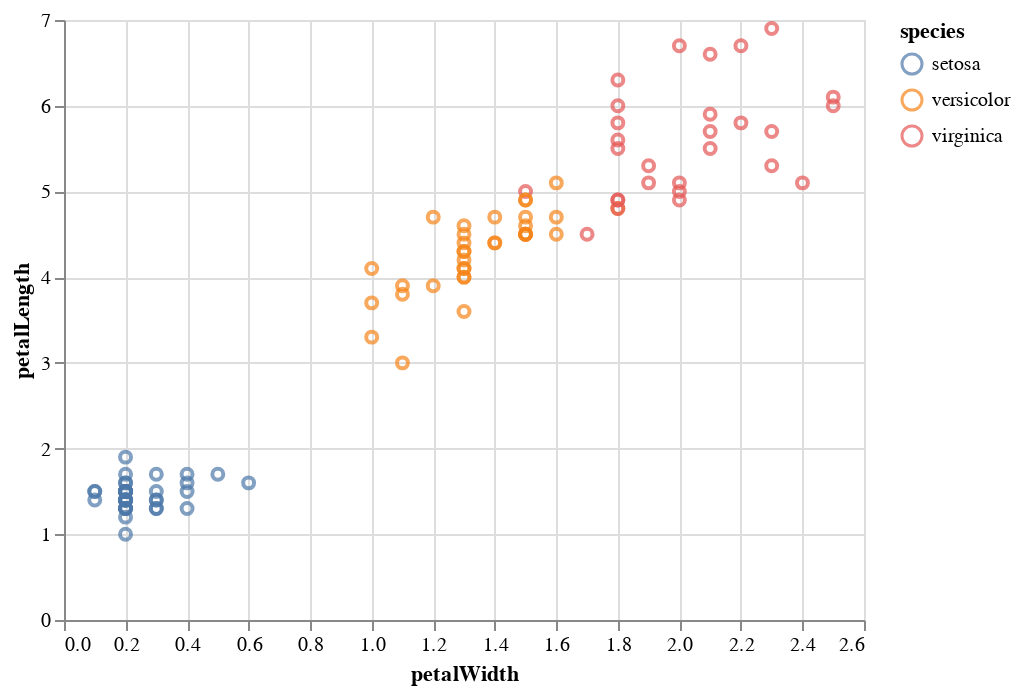

Source (notebook cell):
### Code cell
chart(pandas_expr.execute())

### Figure 1 — Vega-Lite specification as saved in the notebook (floating-point values rounded to 4 significant figures)
{"$schema": "https://vega.github.io/schema/vega-lite/v2.4.1.json", "config": {"view": {"height": 300, "width": 400}}, "data": {"values": [{"petalLength": 4.2, "petalWidth": 1.3, "sepalLength": 5.7, "sepalWidth": 2.9, "species": "versicolor"}, {"petalLength": 4.3, "petalWidth": 1.3, "sepalLength": 6.2, "sepalWidth": 2.9, "species": "versicolor"}, {"petalLength": 3, "petalWidth": 1.1, "sepalLength": 5.1, "sepalWidth": 2.5, "species": "versicolor"}, {"petalLength": 4.1, "petalWidth": 1.3, "sepalLength": 5.7, "sepalWidth": 2.8, "species": "versicolor"}, {"petalLength": 5.5, "petalWidth": 2.1, "sepalLength": 6.8, "sepalWidth": 3, "species": "virginica"}, {"petalLength": 5, "petalWidth": 2, "sepalLength": 5.7, "sepalWidth": 2.5, "species": "virginica"}, {"petalLength": 5.1, "petalWidth": 2.4, "sepalLength": 5.8, "sepalWidth": 2.8, "species": "virginica"}, {"petalLength": 5.3, "petalWidth": 2.3, "sepalLength": 6.4, "sepalWidth": 3.2, "species": "virginica"}, {"petalLength": 6, "petalWidth": 2.5, "sepalLength": 6.3, "sepalWidth": 3.3, "species": "virginica"}, {"petalLength": 5.1, "petalWidth": 1.9, "sepalLength": 5.8, "sepalWidth": 2.7, "species": "virginica"}, {"petalLength": 5.9, "petalWidth": 2.1, "sepalLength": 7.1, "sepalWidth": 3, "species": "virginica"}, {"petalLength": 5.6, "petalWidth": 1.8, "sepalLength": 6.3, "sepalWidth": 2.9, "species": "virginica"}, {"petalLength": 5.5, "petalWidth": 1.8, "sepalLength": 6.5, "sepalWidth": 3, "species": "virginica"}, {"petalLength": 6.7, "petalWidth": 2.2, "sepalLength": 7.7, "sepalWidth": 3.8, "species": "virginica"}, {"petalLength": 1.5, "petalWidth": 0.1, "sepalLength": 5.2, "sepalWidth": 4.1, "species": "setosa"}, {"petalLength": 6.9, "petalWidth": 2.3, "sepalLength": 7.7, "sepalWidth": 2.6, "species": "virginica"}, {"petalLength": 1.4, "petalWidth": 0.2, "sepalLength": 5.1, "sepalWidth": 3.5, "species": "setosa"}, {"petalLength": 5, "petalWidth": 1.5, "sepalLength": 6, "sepalWidth": 2.2, "species": "virginica"}, {"petalLength": 3.6, "petalWidth": 1.3, "sepalLength": 5.6, "sepalWidth": 2.9, "species": "versicolor"}, {"petalLength": 5.8, "petalWidth": 2.2, "sepalLength": 6.5, "sepalWidth": 3, "species": "virginica"}, {"petalLength": 6.6, "petalWidth": 2.1, "sepalLength": 7.6, "sepalWidth": 3, "species": "virginica"}, {"petalLength": 1.4, "petalWidth": 0.2, "sepalLength": 4.9, "sepalWidth": 3, "species": "setosa"}, {"petalLength": 4.4, "petalWidth": 1.4, "sepalLength": 6.7, "sepalWidth": 3.1, "species": "versicolor"}, {"petalLength": 1.4, "petalWidth": 0.2, "sepalLength": 5.5, "sepalWidth": 4.2, "species": "setosa"}, {"petalLength": 4.5, "petalWidth": 1.7, "sepalLength": 4.9, "sepalWidth": 2.5, "species": "virginica"}, {"petalLength": 1.5, "petalWidth": 0.2, "sepalLength": 4.9, "sepalWidth": 3.1, "species": "setosa"}, {"petalLength": 4.5, "petalWidth": 1.5, "sepalLength": 5.6, "sepalWidth": 3, "species": "versicolor"}, {"petalLength": 6.3, "petalWidth": 1.8, "sepalLength": 7.3, "sepalWidth": 2.9, "species": "virginica"}, {"petalLength": 5.7, "petalWidth": 2.3, "sepalLength": 6.9, "sepalWidth": 3.2, "species": "virginica"}, {"petalLength": 1.3, "petalWidth": 0.2, "sepalLength": 4.7, "sepalWidth": 3.2, "species": "setosa"}, {"petalLength": 1.2, "petalWidth": 0.2, "sepalLength": 5, "sepalWidth": 3.2, "species": "setosa"}, {"petalLength": 4.1, "petalWidth": 1, "sepalLength": 5.8, "sepalWidth": 2.7, "species": "versicolor"}, {"petalLength": 3.8, "petalWidth": 1.1, "sepalLength": 5.5, "sepalWidth": 2.4, "species": "versicolor"}, {"petalLength": 1.5, "petalWidth": 0.2, "sepalLength": 4.6, "sepalWidth": 3.1, "species": "setosa"}, {"petalLength": 1.5, "petalWidth": 0.2, "sepalLength": 5.3, "sepalWidth": 3.7, "species": "setosa"}, {"petalLength": 1.3, "petalWidth": 0.4, "sepalLength": 5.4, "sepalWidth": 3.9, "species": "setosa"}, {"petalLength": 1.4, "petalWidth": 0.2, "sepalLength": 5, "sepalWidth": 3.3, "species": "setosa"}, {"petalLength": 4.7, "petalWidth": 1.4, "sepalLength": 7, "sepalWidth": 3.2, "species": "versicolor"}, {"petalLength": 1.4, "petalWidth": 0.3, "sepalLength": 5.1, "sepalWidth": 3.5, "species": "setosa"}, {"petalLength": 4.5, "petalWidth": 1.5, "sepalLength": 6.4, "sepalWidth": 3.2, "species": "versicolor"}, {"petalLength": 1.7, "petalWidth": 0.3, "sepalLength": 5.7, "sepalWidth": 3.8, "species": "setosa"}, {"petalLength": 1.3, "petalWidth": 0.2, "sepalLength": 5.5, "sepalWidth": 3.5, "species": "setosa"}, {"petalLength": 1.5, "petalWidth": 0.3, "sepalLength": 5.1, "sepalWidth": 3.8, "species": "setosa"}, {"petalLength": 1.4, "petalWidth": 0.1, "sepalLength": 4.9, "sepalWidth": 3.6, "species": "setosa"}, {"petalLength": 4.9, "petalWidth": 2, "sepalLength": 5.6, "sepalWidth": 2.8, "species": "virginica"}, {"petalLength": 1.4, "petalWidth": 0.2, "sepalLength": 5, "sepalWidth": 3.6, "species": "setosa"}, {"petalLength": 3.7, "petalWidth": 1, "sepalLength": 5.5, "sepalWidth": 2.4, "species": "versicolor"}, {"petalLength": 1.3, "petalWidth": 0.2, "sepalLength": 4.4, "sepalWidth": 3, "species": "setosa"}, {"petalLength": 3.9, "petalWidth": 1.2, "sepalLength": 5.8, "sepalWidth": 2.7, "species": "versicolor"}, {"petalLength": 6.7, "petalWidth": 2, "sepalLength": 7.7, "sepalWidth": 2.8, "species": "virginica"}, {"petalLength": 5.1, "petalWidth": 1.6, "sepalLength": 6, "sepalWidth": 2.7, "species": "versicolor"}, {"petalLength": 4.9, "petalWidth": 1.8, "sepalLength": 6.3, "sepalWidth": 2.7, "species": "virginica"}, {"petalLength": 1.5, "petalWidth": 0.2, "sepalLength": 5.1, "sepalWidth": 3.4, "species": "setosa"}, {"petalLength": 4.9, "petalWidth": 1.5, "sepalLength": 6.9, "sepalWidth": 3.1, "species": "versicolor"}, {"petalLength": 1.7, "petalWidth": 0.4, "sepalLength": 5.4, "sepalWidth": 3.9, "species": "setosa"}, {"petalLength": 4.5, "petalWidth": 1.5, "sepalLength": 6.2, "sepalWidth": 2.2, "species": "versicolor"}, {"petalLength": 5.8, "petalWidth": 1.8, "sepalLength": 6.7, "sepalWidth": 2.5, "species": "virginica"}, {"petalLength": 4, "petalWidth": 1.3, "sepalLength": 5.5, "sepalWidth": 2.3, "species": "versicolor"}, {"petalLength": 6.1, "petalWidth": 2.5, "sepalLength": 7.2, "sepalWidth": 3.6, "species": "virginica"}, {"petalLength": 1.4, "petalWidth": 0.3, "sepalLength": 4.6, "sepalWidth": 3.4, "species": "setosa"}, {"petalLength": 5.1, "petalWidth": 2, "sepalLength": 6.5, "sepalWidth": 3.2, "species": "virginica"}, {"petalLength": 1.5, "petalWidth": 0.2, "sepalLength": 5, "sepalWidth": 3.4, "species": "setosa"}, {"petalLength": 3.9, "petalWidth": 1.1, "sepalLength": 5.6, "sepalWidth": 2.5, "species": "versicolor"}, {"petalLength": 1.7, "petalWidth": 0.2, "sepalLength": 5.4, "sepalWidth": 3.4, "species": "setosa"}, {"petalLength": 4.8, "petalWidth": 1.8, "sepalLength": 5.9, "sepalWidth": 3.2, "species": "versicolor"}, {"petalLength": 4, "petalWidth": 1.3, "sepalLength": 6.1, "sepalWidth": 2.8, "species": "versicolor"}, {"petalLength": 5.3, "petalWidth": 1.9, "sepalLength": 6.4, "sepalWidth": 2.7, "species": "virginica"}, {"petalLength": 1.5, "petalWidth": 0.4, "sepalLength": 5.1, "sepalWidth": 3.7, "species": "setosa"}, {"petalLength": 4.5, "petalWidth": 1.5, "sepalLength": 5.4, "sepalWidth": 3, "species": "versicolor"}, {"petalLength": 1, "petalWidth": 0.2, "sepalLength": 4.6, "sepalWidth": 3.6, "species": "setosa"}, {"petalLength": 4.6, "petalWidth": 1.5, "sepalLength": 6.5, "sepalWidth": 2.8, "species": "versicolor"}, {"petalLength": 5.7, "petalWidth": 2.1, "sepalLength": 6.7, "sepalWidth": 3.3, "species": "virginica"}, {"petalLength": 6, "petalWidth": 1.8, "sepalLength": 7.2, "sepalWidth": 3.2, "species": "virginica"}, {"petalLength": 4.5, "petalWidth": 1.6, "sepalLength": 6, "sepalWidth": 3.4, "species": "versicolor"}, {"petalLength": 4.8, "petalWidth": 1.8, "sepalLength": 6.2, "sepalWidth": 2.8, "species": "virginica"}, {"petalLength": 1.7, "petalWidth": 0.5, "sepalLength": 5.1, "sepalWidth": 3.3, "species": "setosa"}, {"petalLength": 4.9, "petalWidth": 1.8, "sepalLength": 6.1, "sepalWidth": 3, "species": "virginica"}, {"petalLength": 1.4, "petalWidth": 0.2, "sepalLength": 4.4, "sepalWidth": 2.9, "species": "setosa"}, {"petalLength": 1.5, "petalWidth": 0.1, "sepalLength": 4.9, "sepalWidth": 3.1, "species": "setosa"}, {"petalLength": 4.7, "petalWidth": 1.5, "sepalLength": 6.7, "sepalWidth": 3.1, "species": "versicolor"}, {"petalLength": 4.5, "petalWidth": 1.3, "sepalLength": 5.7, "sepalWidth": 2.8, "species": "versicolor"}, {"petalLength": 4.4, "petalWidth": 1.3, "sepalLength": 6.3, "sepalWidth": 2.3, "species": "versicolor"}, {"petalLength": 1.5, "petalWidth": 0.2, "sepalLength": 5.4, "sepalWidth": 3.7, "species": "setosa"}, {"petalLength": 1.6, "petalWidth": 0.2, "sepalLength": 4.8, "sepalWidth": 3.4, "species": "setosa"}, {"petalLength": 1.3, "petalWidth": 0.3, "sepalLength": 5, "sepalWidth": 3.5, "species": "setosa"}, {"petalLength": 1.9, "petalWidth": 0.2, "sepalLength": 4.8, "sepalWidth": 3.4, "species": "setosa"}, {"petalLength": 1.3, "petalWidth": 0.3, "sepalLength": 4.5, "sepalWidth": 2.3, "species": "setosa"}, {"petalLength": 1.6, "petalWidth": 0.2, "sepalLength": 5, "sepalWidth": 3, "species": "setosa"}, {"petalLength": 4.9, "petalWidth": 1.5, "sepalLength": 6.3, "sepalWidth": 2.5, "species": "versicolor"}, {"petalLength": 4.7, "petalWidth": 1.2, "sepalLength": 6.1, "sepalWidth": 2.8, "species": "versicolor"}, {"petalLength": 1.3, "petalWidth": 0.2, "sepalLength": 4.4, "sepalWidth": 3.2, "species": "setosa"}, {"petalLength": 4.3, "petalWidth": 1.3, "sepalLength": 6.4, "sepalWidth": 2.9, "species": "versicolor"}, {"petalLength": 1.6, "petalWidth": 0.6, "sepalLength": 5, "sepalWidth": 3.5, "species": "setosa"}, {"petalLength": 1.6, "petalWidth": 0.4, "sepalLength": 5, "sepalWidth": 3.4, "species": "setosa"}, {"petalLength": 4.4, "petalWidth": 1.4, "sepalLength": 6.6, "sepalWidth": 3, "species": "versicolor"}, {"petalLength": 4.1, "petalWidth": 1.3, "sepalLength": 5.6, "sepalWidth": 3, "species": "versicolor"}, {"petalLength": 4.7, "petalWidth": 1.6, "sepalLength": 6.3, "sepalWidth": 3.3, "species": "versicolor"}, {"petalLength": 1.5, "petalWidth": 0.2, "sepalLength": 5.2, "sepalWidth": 3.5, "species": "setosa"}, {"petalLength": 3.3, "petalWidth": 1, "sepalLength": 4.9, "sepalWidth": 2.4, "species": "versicolor"}, {"petalLength": 4.6, "petalWidth": 1.3, "sepalLength": 6.6, "sepalWidth": 2.9, "species": "versicolor"}]}, "encoding": {"color": {"field": "species", "type": "nominal"}, "x": {"field": "petalWidth", "type": "quantitative"}, "y": {"field": "petalLength", "type": "quantitative"}}, "mark": "point"}
